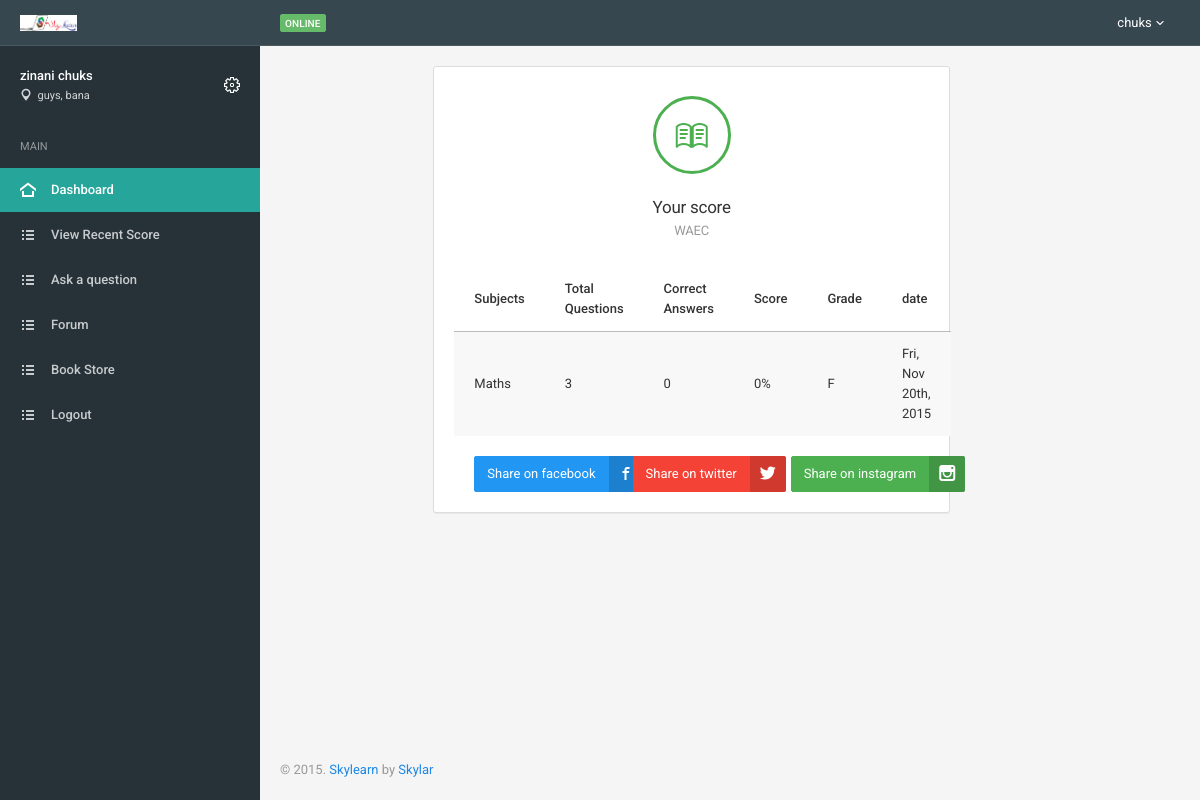
Page /scoreboard.php (signed in) on the committed database.
### tables this page shows
CREATE TABLE IF NOT EXISTS `users` (
  `id` int(11) NOT NULL,
  `username` varchar(255) NOT NULL,
  `password` varchar(255) NOT NULL,
  `email` varchar(255) NOT NULL,
  `firstname` varchar(255) NOT NULL,
  `lastname` varchar(255) NOT NULL,
  `gender` char(2) NOT NULL,
  `tel` varchar(255) NOT NULL,
  `state` varchar(15) NOT NULL,
  `country` varchar(15) NOT NULL,
  `avatar` varchar(255) NOT NULL,
  `level` tinyint(4) NOT NULL DEFAULT '1',
  `last_login` timestamp NOT NULL DEFAULT CURRENT_TIMESTAMP ON UPDATE CURRENT_TIMESTAMP,
  `timeofreg` int(50) NOT NULL,
  `status` int(10) NOT NULL
);

CREATE TABLE IF NOT EXISTS `examresults` (
  `id` int(11) NOT NULL,
  `username` varchar(255) NOT NULL,
  `email` varchar(255) NOT NULL,
  `cat` varchar(255) NOT NULL,
  `subjects` varchar(255) NOT NULL,
  `totalscore` varchar(50) NOT NULL,
  `totalquestion` int(50) NOT NULL,
  `percentage` varchar(50) NOT NULL,
  `grade` varchar(50) NOT NULL,
  `timetaken` varchar(50) NOT NULL,
  `examdate` int(50) NOT NULL,
  `totalq` int(11) NOT NULL,
  `canswer` int(11) NOT NULL
);

### scoreboard.php (the view, shortened to what this page needs)
<!DOCTYPE html>
<html lang="en">
<head>
	<link href="assets/css/icons/icomoon/styles.css" rel="stylesheet" type="text/css">
	<link href="assets/css/bootstrap.css" rel="stylesheet" type="text/css">
	<link href="assets/css/core.css" rel="stylesheet" type="text/css">
	<link href="assets/css/components.css" rel="stylesheet" type="text/css">
	<link href="assets/css/colors.css" rel="stylesheet" type="text/css">
</head>
<body>
	<?php include "main_nav.php"; ?>
	<div class="page-container">
		<div class="page-content">
			<?php include "sidebar.php"; ?>
			<div class="content-wrapper">
			  <div class="content">
					<div class="row">
                    	<div class="col-lg-7 col-lg-offset-2">
                        	<div class="panel registration-form">
							<?php
											$username = $_SESSION['username'];
											$query = mysql_query("SELECT * FROM `examresults` WHERE `username`= '$username' ORDER BY `id` DESC");
											$num = mysql_fetch_assoc($query);
											if($num == 0){
												}else{
													$row = mysql_fetch_assoc($query);
														$subject = $row['subjects'];
														$totalquestion = $row['totalquestion'];
														$category = $row['cat'];
														$score = $row['totalscore'];
														$grade = $row['grade'];
														$percentage = $row['percentage'];
														$dateofexam = $row['examdate'];
														$ddd = date('D, M jS, Y',$dateofexam);
												}
										?>
									<div class="panel-body">
										<div class="text-center">
											<div class="icon-object border-success text-success"><i class="icon-book"></i></div>
											<h5 class="content-group-lg">Your score <small class="display-block"><?php echo strtoupper($category);?></small></h5>
                                        </div>
                                        <table class="table">
                                        	<thead>
                                            	<tr>
                                                	<th>Subjects</th>
                                                	<th>Total Questions</th>
                                                	<th>Correct Answers</th>
                                                    <th>Score</th>
                                                    <th>Grade</th>
                                                    <th>date</th>
                                                </tr>
                                            </thead>
                                            <tbody>
                                            	<tr class="active">
                                                	<td><?php echo $subject;?></td>
                                                    <td><?php echo $totalquestion;?></td>
                                                    <td><?php echo $score;?></td>
                                                    <td><?php echo $percentage;?></td>
                                                    <td><?php echo $grade;?></td>
                                                    <td><?php echo $ddd;?></td>
                                                </tr>
                                            </tbody>
                                        </table>
                                        <div class="clearfix"><br></div>
                                        <div class="col-lg-4">
                                        	<button type="submit" class="btn btn-primary btn-labeled btn-labeled-right ml-10"><b><i class="icon-facebook"></i></b> Share on facebook</button>
                                        </div>
                                        <div class="col-lg-4">
                                        	<button type="submit" class="btn btn-danger btn-labeled btn-labeled-right ml-10"><b><i class="icon-twitter"></i></b> Share on twitter</button>
                                        </div>
                                        <div class="col-lg-4">
                                        	<button type="submit" class="btn btn-success btn-labeled btn-labeled-right ml-10"><b><i class="icon-instagram"></i></b> Share on instagram</button>
                                        </div>
                                    </div>
							</div>
                        </div>
                    </div>
					<?php include "footer.php"; ?>
				</div>
			</div>
		</div>
	</div>
</body>
</html>

### main_nav.php (shortened to what this page needs)
<?php
$emm = $_SESSION['email'];
$query_profile = mysql_query("SELECT * FROM `users` WHERE `email`='$emm'");
$profile = mysql_fetch_assoc($query_profile);
$firstname = $profile["firstname"];
$lastname = $profile["lastname"];
$state = $profile["state"];
$country = $profile["country"];
?>
<div class="navbar navbar-inverse">
		<div class="navbar-header">
			<a class="navbar-brand" href="home.php"><img src="assets/images/logo_light.png" alt=""></a>
		</div>
		<div class="navbar-collapse collapse" id="navbar-mobile">
			<p class="navbar-text"><span class="label bg-success-400">Online</span></p>
			<ul class="nav navbar-nav navbar-right">
				<li class="dropdown dropdown-user">
					<a class="dropdown-toggle" data-toggle="dropdown">
						<span><?php echo $lastname;?></span>
						<i class="caret"></i>
					</a>
				</li>
			</ul>
		</div>
	</div>

### sidebar.php
<div class="sidebar sidebar-main">
				<div class="sidebar-content">
					<div class="sidebar-user">
						<div class="category-content">
							<div class="media">
								<div class="media-body">
									<span class="media-heading text-semibold"><?php echo $firstname." ".$lastname;?></span>
									<div class="text-size-mini text-muted">
										<i class="icon-pin text-size-small"></i> &nbsp;<?php echo $state.", ".$country;?>
									</div>
								</div>
								<div class="media-right media-middle">
									<ul class="icons-list">
										<li>
											<a href="#"><i class="icon-cog3"></i></a>
										</li>
									</ul>
								</div>
							</div>
						</div>
					</div>
					<div class="sidebar-category sidebar-category-visible">
						<div class="category-content no-padding">
							<ul class="navigation navigation-main navigation-accordion">
								<li class="navigation-header"><span>Main</span> <i class="icon-menu" title="Main pages"></i></li>
								<li class="active"><a href="home.php"><i class="icon-home4"></i> <span>Dashboard</span></a></li>
								<li><a href="scoreboard.php"><i class="icon-list-unordered"></i> <span>View Recent Score</span></a></li>
								<li><a href="ask.php"><i class="icon-list-unordered"></i> <span>Ask a question</span></a></li>
								<li><a href="allquestions.php"><i class="icon-list-unordered"></i><span>Forum</span></a></li>
								<li><a href="store.php"><i class="icon-list-unordered"></i> <span>Book Store</span></a></li>
								<li><a href="logout.php"><i class="icon-list-unordered"></i> <span>Logout</span></a></li>
							</ul>
						</div>
					</div>
				</div>
			</div>

### assets/css/colors.css (style rules this page uses)
.bg-success-400 { background-color:#66bb6a;border-color:#66bb6a;color:#fff }
.border-success { border-color:#4caf50 }
.text-success,.text-success:hover,.text-success:focus { color:#4caf50 }

### rows in the picture
users: lastname "chuks", firstname "zinani", state "guys", country "bana"
examresults: cat "WAEC", subjects "Maths", totalquestion "3", totalscore "0", percentage "0%", grade "F", examdate "Fri, Nov 20th, 2015"
